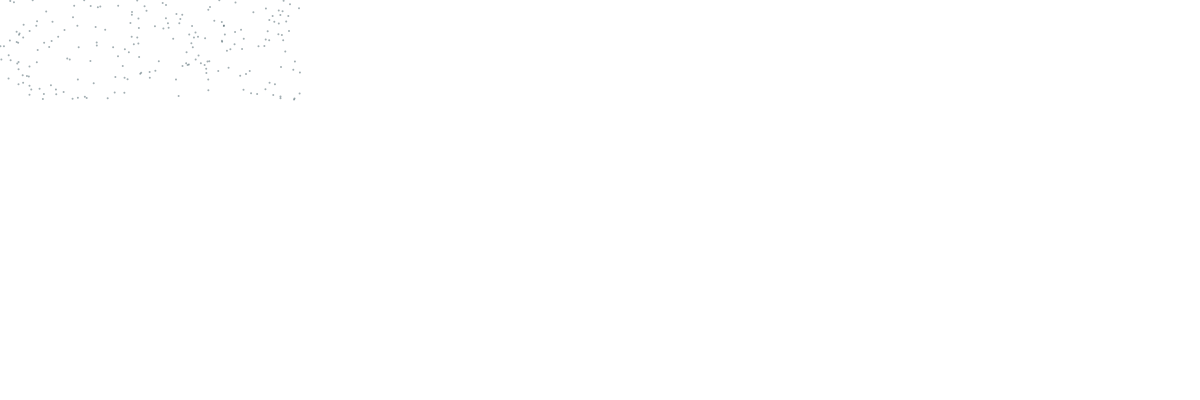
Frame 1 (no input)
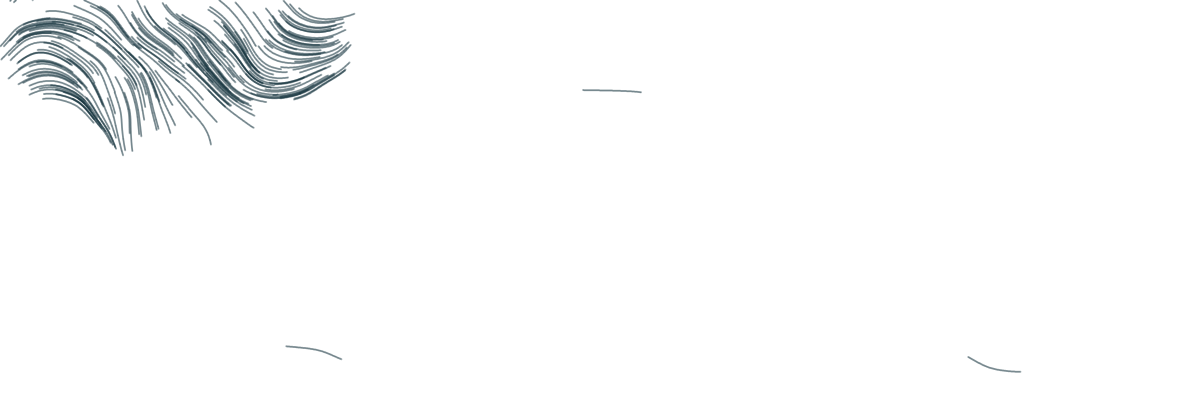
Frame 60 (no input)
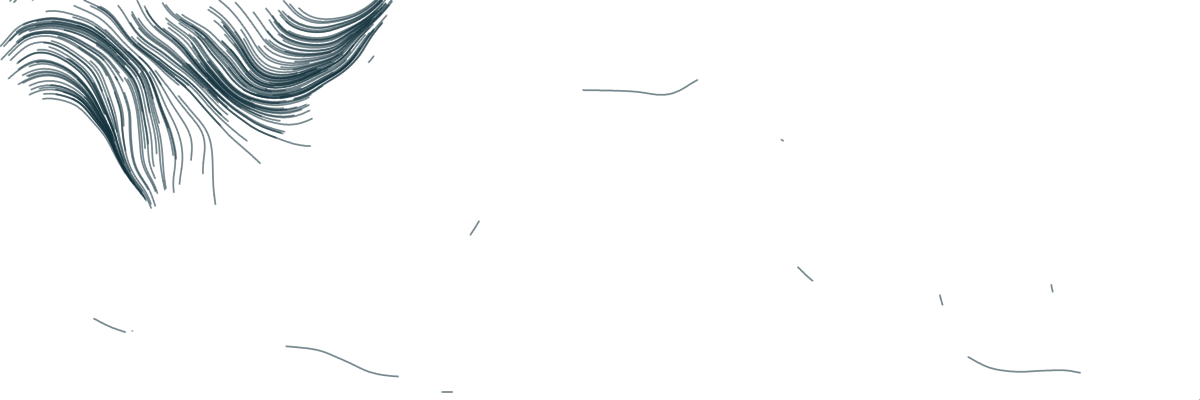
Frame 120 (the mouse pressed at the canvas centre since frame 60)

The p5.js sketch that drew these frames (run headless with seeded random() and noise() and a simulated clock; from frame 60 on, the mouse is pressed at the canvas centre):

// p5.js sketch
// ── sketch.js
let particles = [];
const num = 200;

const noiseScale = 0.01/2;

function setup() {
  createCanvas(windowWidth, 400);
  for(let i = 0; i < num; i ++) {
    particles.push(createVector(random(width/4), random(height/4)));
  }
  background(50,5);
  strokeWeight(2);
  stroke(20,50,61,100);
  clear();
}

function draw() {
 //background(50,5);
  for(let i = 0; i < num; i ++) {
    let p = particles[i];
    
    //position
    point(p.x, p.y);
    let n = noise(p.x * noiseScale, p.y * noiseScale, frameCount * noiseScale * noiseScale);
    let a = TAU * n;
    p.x -= cos(a);
    p.y += sin(a);
    if(!onScreen(p)) {
      
      
      p.x = random(width);
      p.y = random(height);
    }
  }
}

function mouseReleased() {
  noiseSeed(millis());
}

function onScreen(v) {
  return v.x >= 0 && v.x <= width && v.y >= 0 && v.y <= height;
}

//reference: https://editor.p5js.org/pk2785/sketches/SUdcAxAIE
